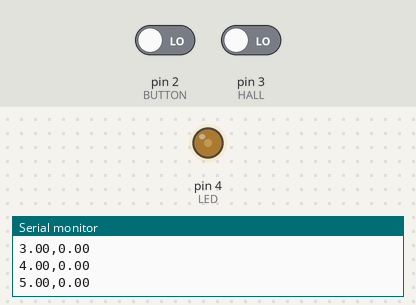
A sketch run on a simulated Arduino Uno, built with avr-gcc and run on an emulated ATmega328P. On the bench: output pins drawn as LEDs (lit = HIGH), the last lines printed to the serial monitor. The test bench sets the inputs (shaded band); at power-on: pin 2 (BUTTON) LOW, pin 3 (HALL) LOW.

Above: at 0.05 s.
At 1.2 s:
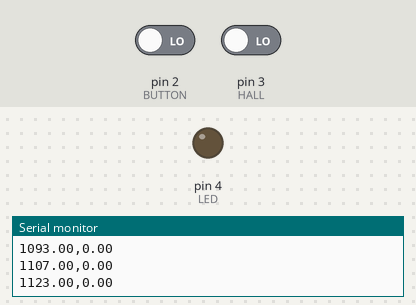
1.3 s: pin 2 (BUTTON) driven HIGH and pin 3 (HALL) driven HIGH
At 12.3 s:
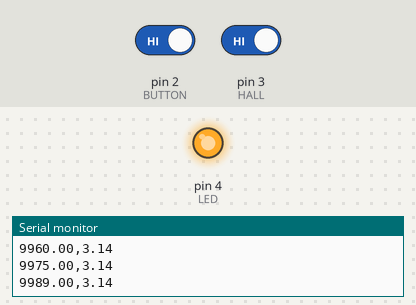
Timing chart, 0 to 12.8 s (numbered marks = the images above; inputs shaded):
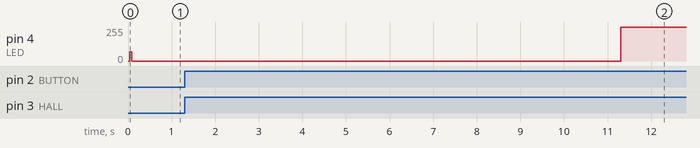

Measured:
- after the input at 1.3 s, pin 4 (LED): 0/255 → 255/255 after 10.0 s instead of 8.7 s

The sketch:

MotorAnlysis.ino
```cpp
// Press a button to restart and continue logging
// Run for 10 seconds and collect data, printing it to the serial output, then reset
// When 10 seconds are up, stop logging and turn on the LED
// When button pushed, do the same thing again


const int BUTTON = 2;
const int HALL = 3;
const int LED = 4;

double pos = 0.0; // Angular position of the motor in radians
double last = 0.0; // last time stamp

double zero_time = -1.0;

void setup() {
  pinMode(HALL, INPUT);
  pinMode(BUTTON, INPUT);
  pinMode(LED, OUTPUT);
  attachInterrupt(digitalPinToInterrupt(HALL), hall_ISR, CHANGE);
  attachInterrupt(digitalPinToInterrupt(BUTTON), button_trig, HIGH);

  Serial.begin(9600);

  zero_time = millis();
}

void loop() {
  double t = millis() - zero_time;

  if (t < 10000 && t != last) {
    String output = (String) t + "," + pos;
    Serial.println(output);
    digitalWrite(LED, LOW);
  }
  else {
    digitalWrite(LED, HIGH);
  }

  last = t;
}

void hall_ISR() {
  pos += PI; // For the side magnet bar configuration
}

void button_trig() {
  zero_time = millis();
  pos = 0.0;
}
```
